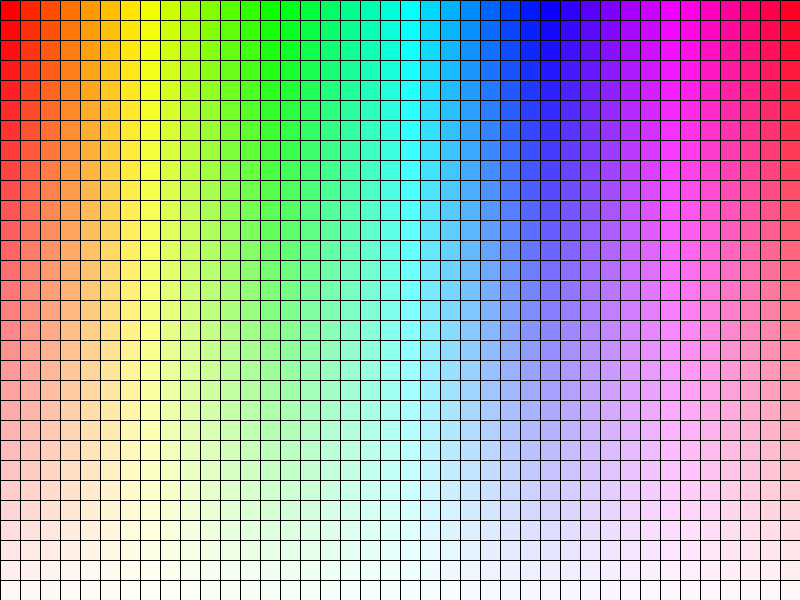
Frame 1 (no input)
Frame 60 (the mouse pressed at the canvas centre just before this capture): identical to frame 1, image omitted
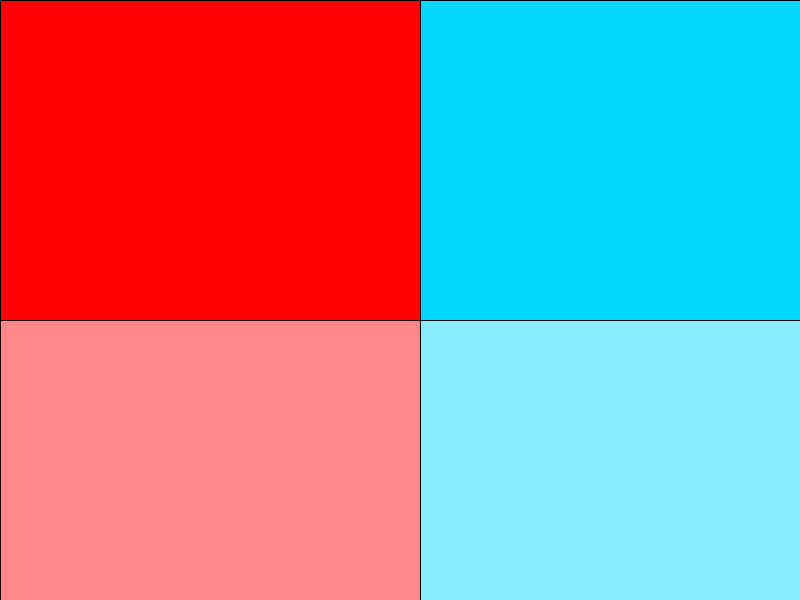
Frame 120 (the mouse held since frame 60 and released just before this capture)

The Processing sketch that drew these frames (run headless with seeded random() and noise(); from frame 60 on, the mouse is pressed at the canvas centre):

// Processing sketch: processing_137049
// ── processing_137049.pde

int stepX;
int  stepY;

void setup()
{
  size(800,600);
  background(0);
}

void draw()
{    
  colorMode(HSB,width,height,100);
  stepX= mouseX+20;
  stepY = mouseY+20;
  
  //for statement
  //gridy and gridx
  for (int gridy=0; gridy<height;gridy+=stepY)
  {
    for (int gridx=0;gridx<width;gridx+=stepX)
    { 
      fill(gridx,height-gridy,100);
      rect(gridx,gridy,stepX,stepY);
    }
  }
  
}
